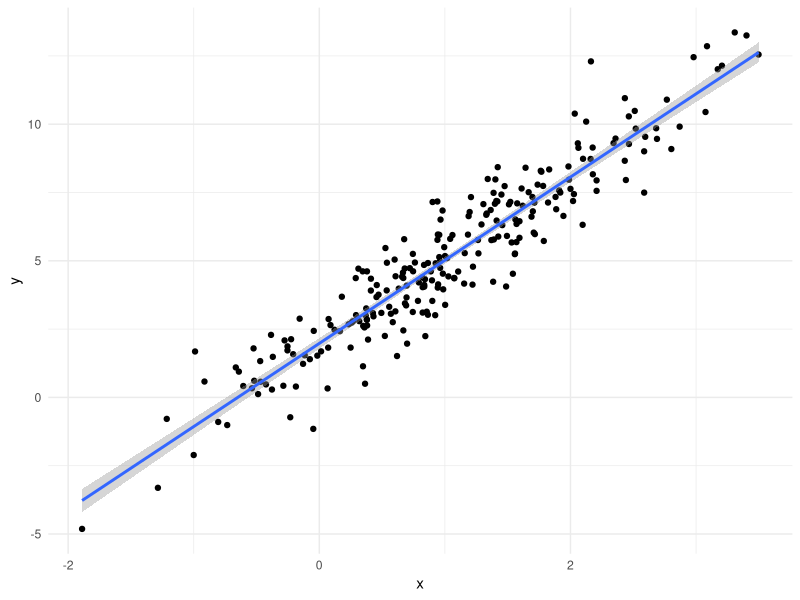
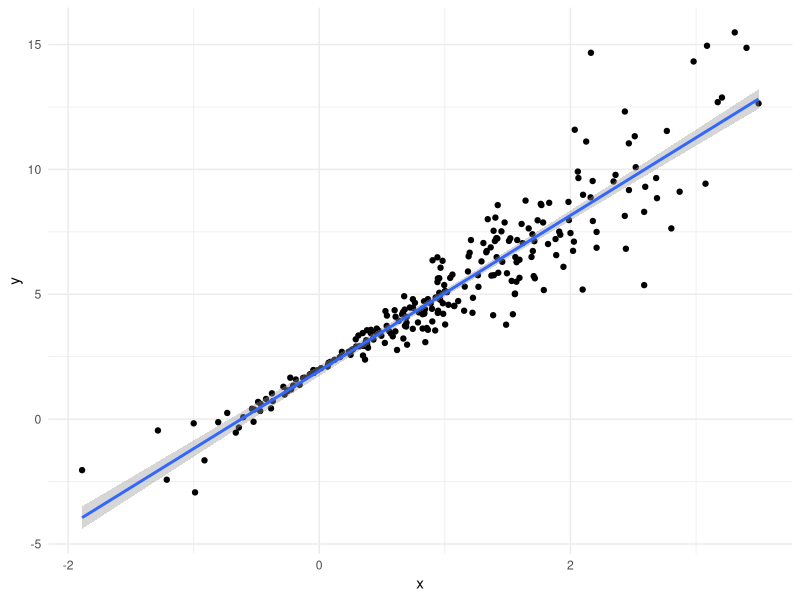
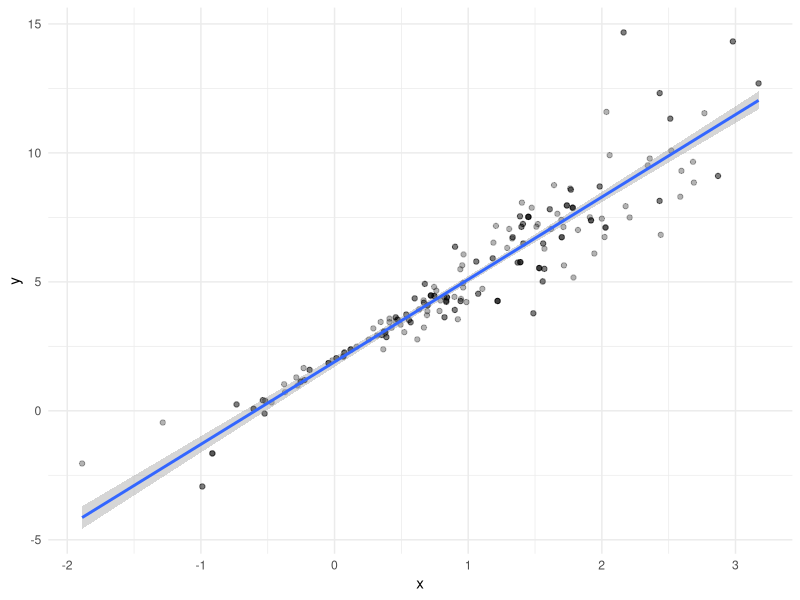
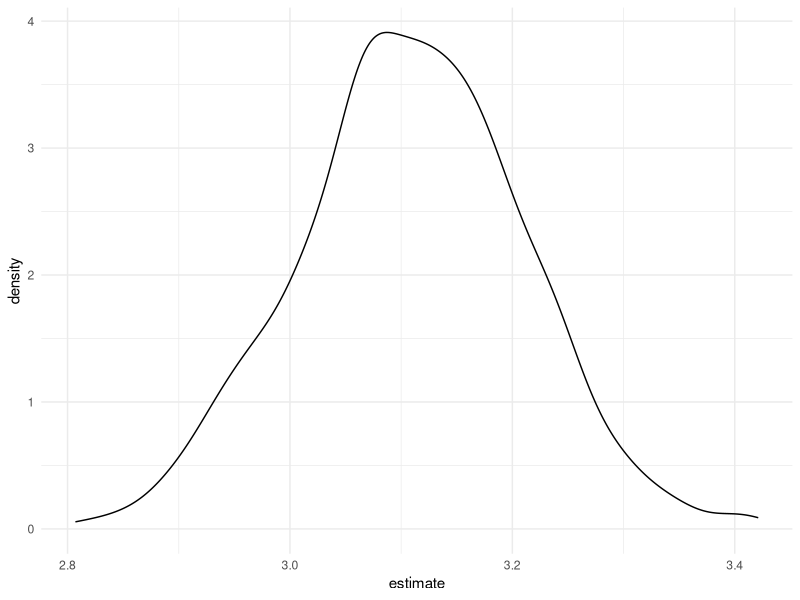

These figures' R source, in order:
## ---- chunk 1
library(tidyverse)
library(modelr)

knitr::opts_chunk$set(
  fig.width = 6,
  fig.asp = 0.6,
  out.width = "90%"
)

theme_set(theme_minimal() + theme(legend.position = "bottom"))

options(
  ggplot2.continuous.colour = "viridis",
  ggplot2.continuous.fill = "viridis"
)

scale_colour_discrete = scale_color_viridis_d
scale_fill_discrete = scale_fill_viridis_d

set.seed(1)
## ---- chunk 2
n_samp = 250

sim_df_const = 
  tibble(
    x = rnorm(n_samp, 1, 1),
    error = rnorm(n_samp, 0, 1),
    y = 2 + 3 * x + error
  )

sim_df_nonconst = sim_df_const |> 
  mutate(
  error = error * .75 * x,
  y = 2 + 3 * x + error
)
## ---- chunk 3
sim_df_const %>% 
  ggplot(aes(x = x, y = y)) + 
  geom_point() + 
  geom_smooth(method = "lm")

sim_df_nonconst %>% 
  ggplot(aes(x = x, y = y)) + 
  geom_point() + 
  geom_smooth(method = "lm")
  
## ---- chunk 4
lm(y ~ x, data = sim_df_const) %>% broom::tidy()
lm(y ~ x, data = sim_df_nonconst) %>% broom::tidy()
## ---- chunk 5
boot_sample = function(df) {
  
  sample_frac(df, replace = TRUE) %>% 
    arrange(x)
  
}
## ---- chunk 6
boot_sample(sim_df_nonconst) %>% 
  ggplot(aes(x = x, y = y)) + 
  geom_point(alpha = 0.3) + 
  geom_smooth(method = "lm")
## ---- chunk 7
boot_sample(sim_df_nonconst) %>% 
  lm(y ~ x, data = .) %>% 
  broom::tidy()
## ---- chunk 8
boot_straps = 
  tibble(
    strap_number = 1:1000,
    strap_sample = rerun(1000, boot_sample(sim_df_nonconst))
  )
## ---- chunk 9
boot_results = 
  boot_straps %>% 
  mutate(
    models = map(strap_sample, ~lm(y ~ x, data = .x)),
    results = map(models, broom::tidy)
  ) %>% 
  select(strap_number, results) %>% 
  unnest(results)
## ---- chunk 10
boot_results %>% 
  group_by(term) %>% 
  summarize(
    mean_est = mean(estimate),
    sd_est = sd(estimate)
  )
## ---- chunk 11
boot_results %>% 
  filter(term == "x") %>% 
  ggplot(aes(x = estimate)) + 
  geom_density()
## ---- chunk 12
boot_results %>% 
  group_by(term) %>% 
  summarize(
    ci_lower = quantile(estimate, 0.025),
    ci_upper = quantile(estimate, 0.075)
  )
## ---- chunk 13
sim_df_nonconst %>% 
  bootstrap(1000, id = "strap_number") %>% 
  mutate(
    models = map(strap, ~lm(y ~ x, data = .x)),
    results = map(models, broom::tidy)
  ) %>% 
  select(strap_number, results) %>% 
  unnest(results) %>% 
  group_by(term) %>% 
  summarize(
    mean_est = mean(estimate),
    sd_est = sd(estimate)
  )

sim_df_const %>% 
  bootstrap(1000, id = "strap_number") %>% 
  mutate(
    models = map(strap, ~lm(y ~ x, data = .x)),
    results = map(models, broom::tidy)
  ) %>% 
  select(strap_number, results) %>% 
  unnest(results) %>% 
  group_by(term) %>% 
  summarize(
    mean_est = mean(estimate),
    sd_est = sd(estimate)
  )
